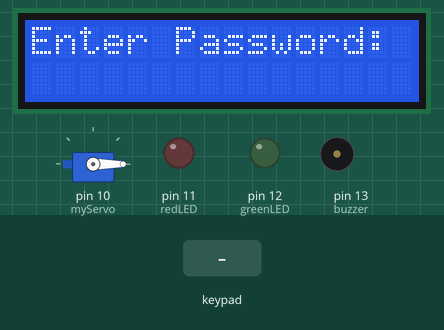
The sketch below on a simulated Arduino Uno, built with avr-gcc and run on an emulated ATmega328P. Parts: 16×2 character LCD, servo, output pins drawn as LEDs (lit = HIGH), buzzer (waves = sounding, pin HIGH). Inputs (shaded band) come from the test bench.

Above: at 3.2 s.
3.3 s: keypad keys 1 2 3 4 pressed 0.4 s apart
At 5.4 s:
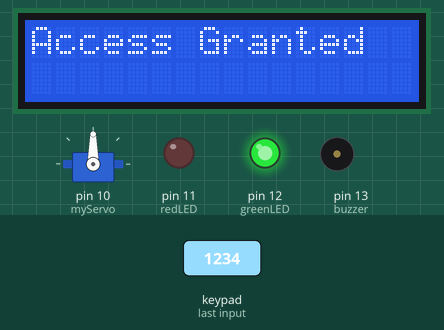
7.9 s: keypad keys 9 8 7 6 pressed 0.4 s apart
At 11.1 s:
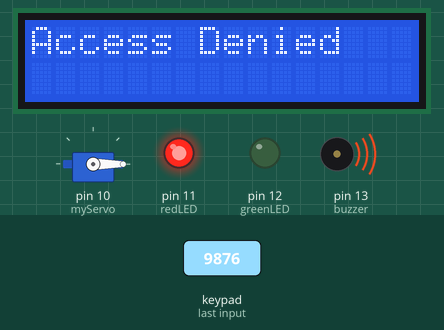
12.5 s: key '#' pressed
At 14.8 s:
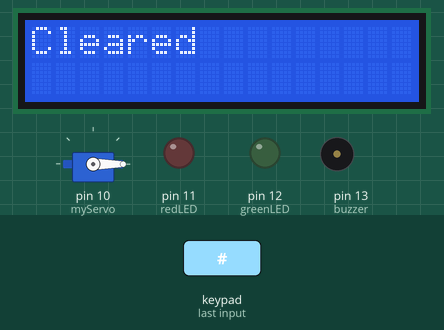
15.5 s: key '7' pressed
At 16.2 s:
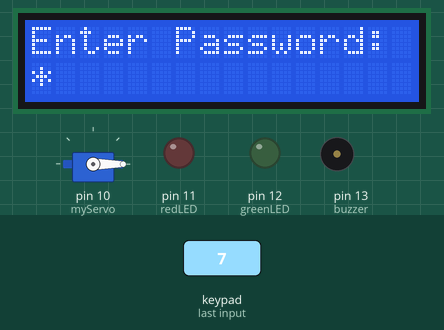
Timing chart, 0 to 18.0 s (numbered marks = the images above; inputs shaded):
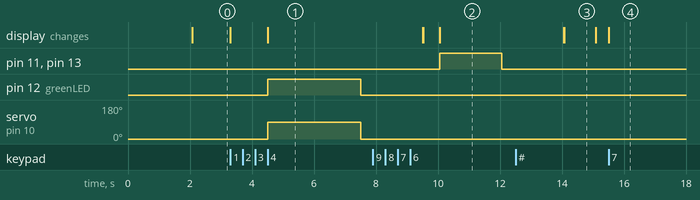

The sketch:

Smart_DOOR_Locking_sys.ino
```cpp
#include <Keypad.h>
#include <LiquidCrystal.h>
#include <Servo.h>

// ---------------- LCD ----------------
// RS, EN, D4, D5, D6, D7
LiquidCrystal lcd(A4, A5, A0, A1, A2, A3);

// ---------------- SERVO ----------------
Servo myServo;

// ---------------- BUZZER & LED ----------------
#define buzzer 13
#define greenLED 12
#define redLED 11

// ---------------- KEYPAD ----------------
const byte ROWS = 4;
const byte COLS = 4;

char keys[ROWS][COLS] = {
  {'7','8','9','A'},
  {'4','5','6','B'},
  {'1','2','3','C'},
  {'*','0','#','D'}
};

byte rowPins[ROWS] = {9, 8, 7, 6};
byte colPins[COLS] = {5, 4, 3, 2};

Keypad keypad = Keypad(makeKeymap(keys), rowPins, colPins, ROWS, COLS);

// ---------------- PASSWORD ----------------
String password = "1234";
String input = "";
int attempts = 0;

// ---------------- SETUP ----------------
void setup() {
  lcd.begin(16, 2);
  lcd.print("Smart Door Lock");

  myServo.attach(10);
  myServo.write(0); // Locked

  pinMode(buzzer, OUTPUT);
  pinMode(greenLED, OUTPUT);
  pinMode(redLED, OUTPUT);

  delay(2000);
  lcd.clear();
  lcd.print("Enter Password:");
}

// ---------------- LOOP ----------------
void loop() {
  char key = keypad.getKey();

  if (key) {

    // Reset input
    if (key == '#') {
      input = "";
      lcd.clear();
      lcd.print("Cleared");
      delay(1000);
      lcd.clear();
      lcd.print("Enter Password:");
      return;
    }

    // Show * instead of actual number
    lcd.setCursor(0, 1);
    input += key;
    lcd.print("*");

    // When 4 digits entered
    if (input.length() == 4) {

      if (input == password) {
        // Correct Password
        lcd.clear();
        lcd.print("Access Granted");

        digitalWrite(greenLED, HIGH);
        digitalWrite(redLED, LOW);

        myServo.write(90); // Unlock
        delay(3000);
        myServo.write(0);  // Lock

        digitalWrite(greenLED, LOW);
        attempts = 0;
      }
      else {
        // Wrong Password
        lcd.clear();
        lcd.print("Access Denied");

        digitalWrite(redLED, HIGH);

        // Buzzer alert
        digitalWrite(buzzer, HIGH);
        delay(2000);
        digitalWrite(buzzer, LOW);

        digitalWrite(redLED, LOW);

        attempts++;
      }

      // Lock system after 3 wrong attempts
      if (attempts >= 3) {
        lcd.clear();
        lcd.print("System Locked!");

        digitalWrite(buzzer, HIGH);
        delay(5000);
        digitalWrite(buzzer, LOW);

        attempts = 0;
      }

      // Reset system
      delay(2000);
      lcd.clear();
      lcd.print("Enter Password:");
      input = "";
    }
  }
}
```

Measured:
- after the input at 3.3 s, pin 12 (greenLED): LOW → HIGH after 1.2 s, → LOW 3.0 s later; servo on pin 10 (myServo): 0° → 90° after 1.2 s, → 0° 3.0 s later; the display: first changes at once (image 1 shows a later state)
- after the input at 7.9 s, pin 11 (redLED), pin 13 (buzzer): LOW → HIGH after 2.1 s, → LOW 2.0 s later; the display: first differs from a run without the input after 1.6 s (image 2 shows a later state)
- after the input at 12.5 s, the display: first differs from a run without the input after 1.6 s (image 3)
- after the input at 15.5 s, the display: changes at once (image 4)
- what the display in image 3 shows lasts 1.0 s, from 14.1 s to 15.1 s
